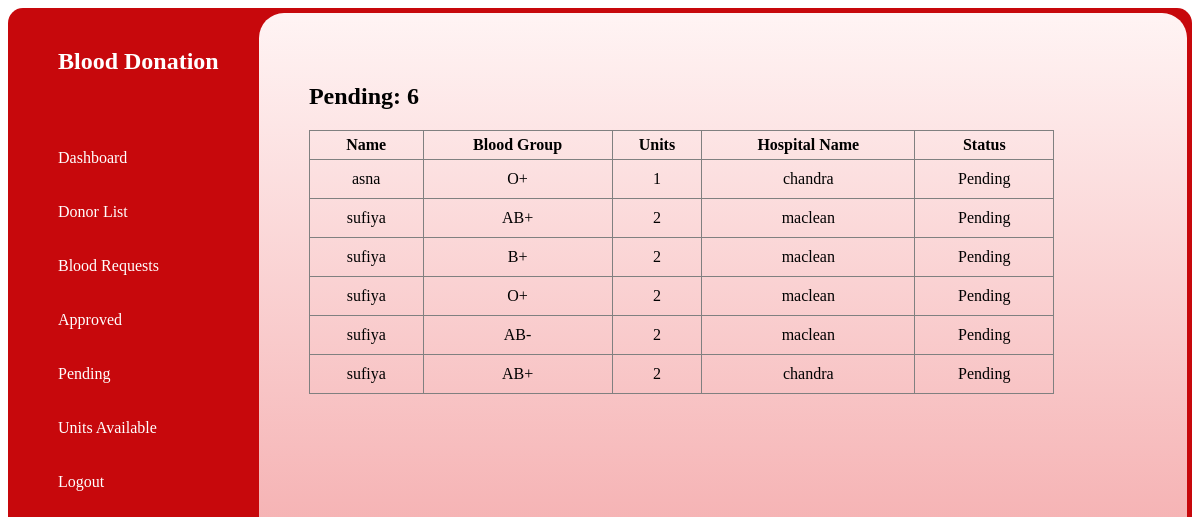
The app's page /bloodapp/pending (signed in), older data.
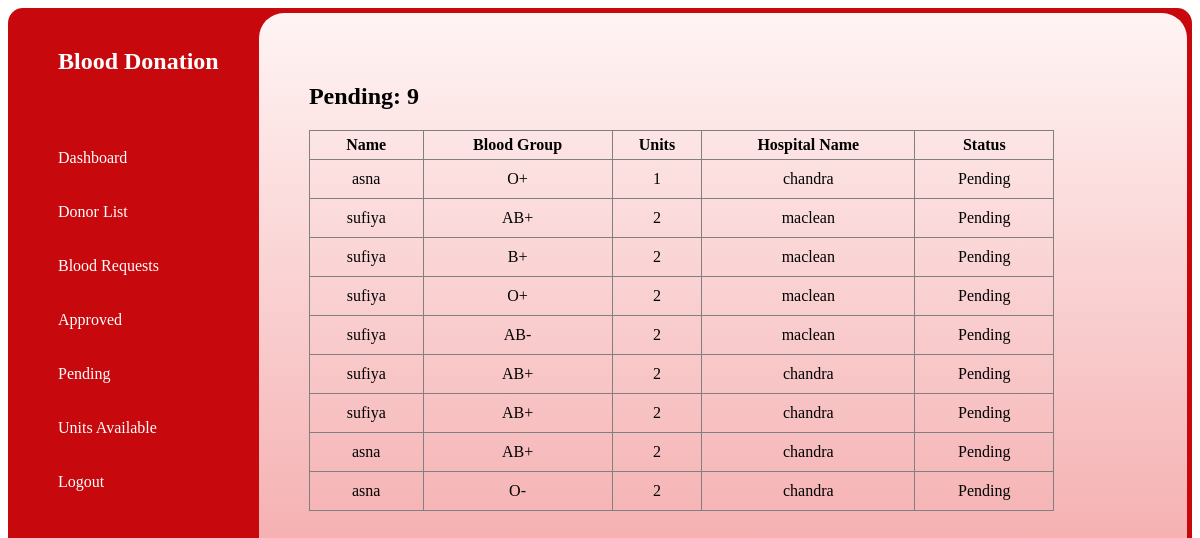
The same page, newer data.
### bloodapp/models.py (models this page shows)
class Recipient(models.Model):
    gender_data=[
        ('','Gender'),
        ('male','Male'),
        ('female','Female'),
        ('others','Others')
    ]
    blood_group=[
        ('','Required Blood Group'),
        ('A+','A+'),
        ('A-','A-'),
        ('B+','B+'),
        ('B-','B-'),
        ('O+','O+'),
        ('O-','O-'),
        ('AB+','AB+'),
        ('AB-','AB-')
    ]
    urgency=[
        ('', 'Urgency Level'),
        ('normal','Normal'),
        ('urgent','Urgent'),
        ('emergency','Emergency')
    ]
    name= models.CharField(max_length=100)
    age= models.IntegerField()
    gender= models.CharField(max_length=6, choices=gender_data)
    blood= models.CharField(max_length=3, choices=blood_group)
    units= models.IntegerField()
    urgent= models.CharField(max_length=10, choices=urgency)
    date= models.DateField()
    hos= models.CharField(max_length=100)
    add= models.CharField(max_length=100)
    requester= models.CharField(max_length=30)
    status= models.CharField(max_length=10, default='Pending', null=True, blank=True)

### bloodapp/views.py (the view)
# urls.py: path('pending', pending, name='pending'),
@login_required
def pending(request):
    pending= Recipient.objects.filter(status="Pending").count()
    list= Recipient.objects.filter(status="Pending")
    return render(request,'pending.html', {'pending': pending, 'list': list})

### bloodapp/Templates/pending.html (shortened to what this page needs)
{% extends 'dashboard.html' %}
        {% block content %}
    </head>
    <body>
        <div style="padding: 50px;">
            <div>
                <h2>Pending: {{ pending }}</h2>
            </div>
            <table border="1">
                <tr>
                    <th>Name</th>
                    <th>Blood Group</th>
                    <th>Units</th>
                    <th>Hospital Name</th>
                    <th>Status</th>
                </tr>
                {% for l in list %}
                    <tr>
                        <td>{{ l.name }}</td>
                        <td>{{ l.blood }}</td>
                        <td>{{ l.units }}</td>
                        <td>{{ l.hos }}</td>
                        <td>{{ l.status }}</td>
                    </tr>
                {% endfor %}
            </table>
        </div>
        {% endblock %}

Row changes from the older to the newer data that the page shows:
added Recipient: name "sufiya", blood "AB+", units "2", hos "chandra", status "Pending"
added Recipient: name "asna", blood "AB+", units "2", hos "chandra", status "Pending"
added Recipient: name "asna", blood "O-", units "2", hos "chandra", status "Pending"
Text that changed along with them:
{{ pending }}: "6" → "9"
